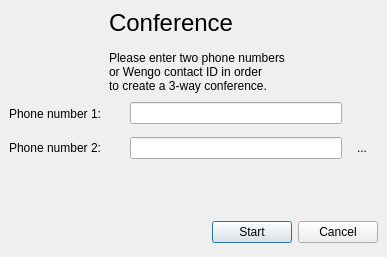
<ui version="4.0" >
 <author></author>
 <comment></comment>
 <exportmacro></exportmacro>
 <class>ConferenceCallWidget</class>
 <widget class="QDialog" name="ConferenceCallWidget" >
  <property name="geometry" >
   <rect>
    <x>0</x>
    <y>0</y>
    <width>387</width>
    <height>257</height>
   </rect>
  </property>
  <property name="windowTitle" >
   <string>WengoPhone - Create a Conference</string>
  </property>
  <layout class="QGridLayout" >
   <property name="margin" >
    <number>9</number>
   </property>
   <property name="spacing" >
    <number>6</number>
   </property>
   <item row="2" column="0" >
    <spacer>
     <property name="orientation" >
      <enum>Qt::Vertical</enum>
     </property>
     <property name="sizeHint" >
      <size>
       <width>369</width>
       <height>16</height>
      </size>
     </property>
    </spacer>
   </item>
   <item row="3" column="0" >
    <layout class="QHBoxLayout" >
     <property name="margin" >
      <number>0</number>
     </property>
     <property name="spacing" >
      <number>6</number>
     </property>
     <item>
      <spacer>
       <property name="orientation" >
        <enum>Qt::Horizontal</enum>
       </property>
       <property name="sizeHint" >
        <size>
         <width>131</width>
         <height>31</height>
        </size>
       </property>
      </spacer>
     </item>
     <item>
      <widget class="QPushButton" name="startButton" >
       <property name="text" >
        <string>Start</string>
       </property>
      </widget>
     </item>
     <item>
      <widget class="QPushButton" name="cancelButton" >
       <property name="text" >
        <string>Cancel</string>
       </property>
      </widget>
     </item>
    </layout>
   </item>
   <item row="0" column="0" >
    <widget class="QLabel" name="headerLabel" >
     <property name="palette" >
      <palette>
       <active>
        <color>
         <red>0</red>
         <green>0</green>
         <blue>0</blue>
        </color>
        <color>
         <red>212</red>
         <green>208</green>
         <blue>200</blue>
        </color>
        <color>
         <red>255</red>
         <green>255</green>
         <blue>255</blue>
        </color>
        <color>
         <red>234</red>
         <green>229</green>
         <blue>220</blue>
        </color>
        <color>
         <red>128</red>
         <green>128</green>
         <blue>128</blue>
        </color>
        <color>
         <red>141</red>
         <green>139</green>
         <blue>133</blue>
        </color>
        <color>
         <red>255</red>
         <green>255</green>
         <blue>255</blue>
        </color>
        <color>
         <red>255</red>
         <green>255</green>
         <blue>255</blue>
        </color>
        <color>
         <red>0</red>
         <green>0</green>
         <blue>0</blue>
        </color>
        <color>
         <red>255</red>
         <green>255</green>
         <blue>255</blue>
        </color>
        <color>
         <red>212</red>
         <green>208</green>
         <blue>200</blue>
        </color>
        <color>
         <red>64</red>
         <green>64</green>
         <blue>64</blue>
        </color>
        <color>
         <red>10</red>
         <green>36</green>
         <blue>106</blue>
        </color>
        <color>
         <red>255</red>
         <green>255</green>
         <blue>255</blue>
        </color>
        <color>
         <red>0</red>
         <green>0</green>
         <blue>255</blue>
        </color>
        <color>
         <red>255</red>
         <green>0</green>
         <blue>255</blue>
        </color>
        <color>
         <red>232</red>
         <green>232</green>
         <blue>232</blue>
        </color>
       </active>
       <inactive>
        <color>
         <red>0</red>
         <green>0</green>
         <blue>0</blue>
        </color>
        <color>
         <red>212</red>
         <green>208</green>
         <blue>200</blue>
        </color>
        <color>
         <red>255</red>
         <green>255</green>
         <blue>255</blue>
        </color>
        <color>
         <red>234</red>
         <green>229</green>
         <blue>220</blue>
        </color>
        <color>
         <red>128</red>
         <green>128</green>
         <blue>128</blue>
        </color>
        <color>
         <red>141</red>
         <green>139</green>
         <blue>133</blue>
        </color>
        <color>
         <red>255</red>
         <green>255</green>
         <blue>255</blue>
        </color>
        <color>
         <red>255</red>
         <green>255</green>
         <blue>255</blue>
        </color>
        <color>
         <red>0</red>
         <green>0</green>
         <blue>0</blue>
        </color>
        <color>
         <red>255</red>
         <green>255</green>
         <blue>255</blue>
        </color>
        <color>
         <red>212</red>
         <green>208</green>
         <blue>200</blue>
        </color>
        <color>
         <red>64</red>
         <green>64</green>
         <blue>64</blue>
        </color>
        <color>
         <red>212</red>
         <green>208</green>
         <blue>200</blue>
        </color>
        <color>
         <red>0</red>
         <green>0</green>
         <blue>0</blue>
        </color>
        <color>
         <red>0</red>
         <green>0</green>
         <blue>255</blue>
        </color>
        <color>
         <red>255</red>
         <green>0</green>
         <blue>255</blue>
        </color>
        <color>
         <red>232</red>
         <green>232</green>
         <blue>232</blue>
        </color>
       </inactive>
       <disabled>
        <color>
         <red>106</red>
         <green>104</green>
         <blue>100</blue>
        </color>
        <color>
         <red>212</red>
         <green>208</green>
         <blue>200</blue>
        </color>
        <color>
         <red>255</red>
         <green>255</green>
         <blue>255</blue>
        </color>
        <color>
         <red>233</red>
         <green>231</green>
         <blue>227</blue>
        </color>
        <color>
         <red>128</red>
         <green>128</green>
         <blue>128</blue>
        </color>
        <color>
         <red>141</red>
         <green>139</green>
         <blue>133</blue>
        </color>
        <color>
         <red>106</red>
         <green>104</green>
         <blue>100</blue>
        </color>
        <color>
         <red>255</red>
         <green>255</green>
         <blue>255</blue>
        </color>
        <color>
         <red>106</red>
         <green>104</green>
         <blue>100</blue>
        </color>
        <color>
         <red>212</red>
         <green>208</green>
         <blue>200</blue>
        </color>
        <color>
         <red>212</red>
         <green>208</green>
         <blue>200</blue>
        </color>
        <color>
         <red>0</red>
         <green>0</green>
         <blue>0</blue>
        </color>
        <color>
         <red>10</red>
         <green>36</green>
         <blue>106</blue>
        </color>
        <color>
         <red>255</red>
         <green>255</green>
         <blue>255</blue>
        </color>
        <color>
         <red>0</red>
         <green>0</green>
         <blue>255</blue>
        </color>
        <color>
         <red>255</red>
         <green>0</green>
         <blue>255</blue>
        </color>
        <color>
         <red>232</red>
         <green>232</green>
         <blue>232</blue>
        </color>
       </disabled>
      </palette>
     </property>
     <property name="text" >
      <string>&lt;span style=" font-size:18pt;">Conference&lt;/span>&lt;br />&lt;br />Please enter two phone numbers &lt;/p>&lt;p style=" margin-top:0px; margin-bottom:0px; margin-left:0px; margin-right:0px; -qt-block-indent:0; text-indent:0px;">or Wengo contact ID in order&lt;/p>&lt;p style=" margin-top:0px; margin-bottom:0px; margin-left:0px; margin-right:0px; -qt-block-indent:0; text-indent:0px;">to create a 3-way conference.&lt;/p></string>
     </property>
     <property name="indent" >
      <number>100</number>
     </property>
    </widget>
   </item>
   <item row="1" column="0" >
    <layout class="QGridLayout" >
     <property name="margin" >
      <number>0</number>
     </property>
     <property name="spacing" >
      <number>6</number>
     </property>
     <item row="0" column="1" >
      <widget class="QLineEdit" name="phoneNumber1LineEdit" >
       <property name="minimumSize" >
        <size>
         <width>212</width>
         <height>0</height>
        </size>
       </property>
       <property name="maximumSize" >
        <size>
         <width>212</width>
         <height>16777215</height>
        </size>
       </property>
      </widget>
     </item>
     <item row="1" column="1" >
      <widget class="QLineEdit" name="phoneNumber2LineEdit" >
       <property name="minimumSize" >
        <size>
         <width>212</width>
         <height>0</height>
        </size>
       </property>
       <property name="maximumSize" >
        <size>
         <width>212</width>
         <height>16777215</height>
        </size>
       </property>
      </widget>
     </item>
     <item row="1" column="0" >
      <widget class="QLabel" name="label_2" >
       <property name="text" >
        <string>Phone number 2:</string>
       </property>
      </widget>
     </item>
     <item row="0" column="0" >
      <widget class="QLabel" name="label" >
       <property name="text" >
        <string>Phone number 1:</string>
       </property>
      </widget>
     </item>
     <item row="0" column="2" >
      <widget class="QToolButton" name="peer1ToolButton" >
       <property name="minimumSize" >
        <size>
         <width>28</width>
         <height>28</height>
        </size>
       </property>
       <property name="text" >
        <string/>
       </property>
       <property name="icon" >
        <iconset resource="../wengophone.qrc" >:/pics/iconbar/add_contact.png</iconset>
       </property>
       <property name="iconSize" >
        <size>
         <width>22</width>
         <height>22</height>
        </size>
       </property>
       <property name="autoRaise" >
        <bool>true</bool>
       </property>
      </widget>
     </item>
     <item row="1" column="2" >
      <widget class="QToolButton" name="peer2ToolButton" >
       <property name="minimumSize" >
        <size>
         <width>28</width>
         <height>28</height>
        </size>
       </property>
       <property name="text" >
        <string>...</string>
       </property>
       <property name="icon" >
        <iconset resource="../wengophone.qrc" >:/pics/iconbar/add_contact.png</iconset>
       </property>
       <property name="iconSize" >
        <size>
         <width>22</width>
         <height>22</height>
        </size>
       </property>
       <property name="autoRaise" >
        <bool>true</bool>
       </property>
      </widget>
     </item>
    </layout>
   </item>
  </layout>
 </widget>
 <pixmapfunction></pixmapfunction>
 <tabstops>
  <tabstop>phoneNumber1LineEdit</tabstop>
  <tabstop>phoneNumber2LineEdit</tabstop>
  <tabstop>startButton</tabstop>
  <tabstop>cancelButton</tabstop>
 </tabstops>
 <resources>
  <include location="../wengophone.qrc" />
 </resources>
 <connections>
  <connection>
   <sender>startButton</sender>
   <signal>clicked()</signal>
   <receiver>ConferenceCallWidget</receiver>
   <slot>accept()</slot>
   <hints>
    <hint type="sourcelabel" >
     <x>278</x>
     <y>253</y>
    </hint>
    <hint type="destinationlabel" >
     <x>96</x>
     <y>254</y>
    </hint>
   </hints>
  </connection>
  <connection>
   <sender>cancelButton</sender>
   <signal>clicked()</signal>
   <receiver>ConferenceCallWidget</receiver>
   <slot>reject()</slot>
   <hints>
    <hint type="sourcelabel" >
     <x>369</x>
     <y>253</y>
    </hint>
    <hint type="destinationlabel" >
     <x>179</x>
     <y>282</y>
    </hint>
   </hints>
  </connection>
 </connections>
</ui>
